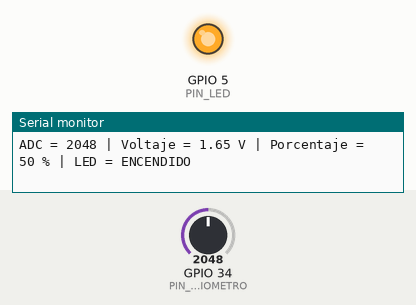
Recording of a sketch running on a simulated ESP32. Parts: output pins drawn as LEDs (lit = HIGH), the last lines printed to the serial monitor. The inputs (shaded band) are chosen by the test bench; at power-on: GPIO 34 (PIN_POTENCIOMETRO) = 2048.

Above: at 1.3 s.
1.4 s: GPIO 34 (PIN_POTENCIOMETRO) set to 2011
At 2.7 s:
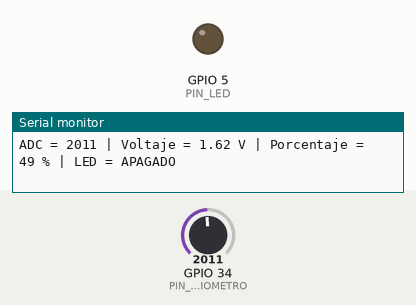
3.0 s: GPIO 34 (PIN_POTENCIOMETRO) set to 2866
At 4.2 s:
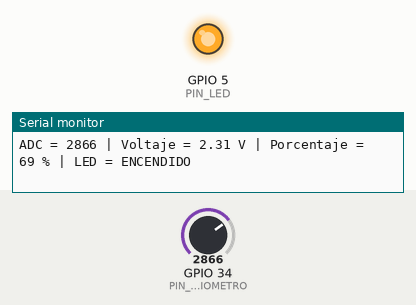
4.5 s: GPIO 34 (PIN_POTENCIOMETRO) set to 2047
At 4.9 s:
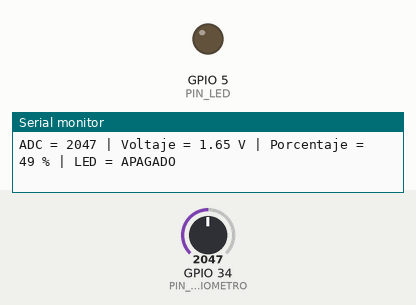
Timing chart, 0 to 7.5 s (numbered marks = the images above; inputs shaded):
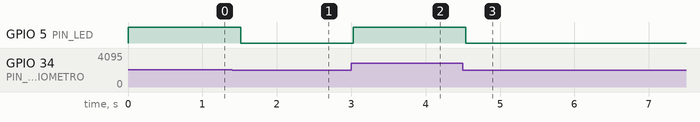

Measured:
- the behaviour switches between 2048 and 2047 on GPIO 34 (PIN_POTENCIOMETRO) (found by bisection; images 0 and 1)
- after the input at 1.4 s, GPIO 5 (PIN_LED): HIGH → LOW after 0.12 s
- after the input at 3.0 s, GPIO 5 (PIN_LED): LOW → HIGH at once
- after the input at 4.5 s, GPIO 5 (PIN_LED): HIGH → LOW at once

The sketch:

etapa_04_potenciometro_led_punteros.ino
```cpp
const int PIN_POTENCIOMETRO = 34;
const int PIN_LED = 5;

const int ADC_MAX = 4095;

const float VREF = 3.3;

const int UMBRAL_LED = 50;

void leerPotenciometro(
    int pin,
    int *valorADC,
    float *voltaje,
    int *porcentaje
) {

    if (
        valorADC == nullptr ||
        voltaje == nullptr ||
        porcentaje == nullptr
    ) {
        return;
    }

    *valorADC = analogRead(pin);

    *voltaje = (*valorADC * VREF) / ADC_MAX;

    *porcentaje =
        (int)((long)(*valorADC) * 100L / ADC_MAX);
}

void decidirEstadoLED(
    int porcentaje,
    int umbral,
    int *estadoLED
) {

    if (estadoLED == nullptr) {
        return;
    }

    if (porcentaje >= umbral) {
        *estadoLED = HIGH;
    } else {
        *estadoLED = LOW;
    }
}

void aplicarEstadoLED(
    int pinLED,
    int estadoLED
) {

    digitalWrite(pinLED, estadoLED);
}

void mostrarDatos(
    int valorADC,
    float voltaje,
    int porcentaje,
    int estadoLED
) {

    Serial.print("ADC = ");
    Serial.print(valorADC);

    Serial.print(" | Voltaje = ");
    Serial.print(voltaje, 2);
    Serial.print(" V");

    Serial.print(" | Porcentaje = ");
    Serial.print(porcentaje);
    Serial.print(" %");

    Serial.print(" | LED = ");

    if (estadoLED == HIGH) {
        Serial.println("ENCENDIDO");
    } else {
        Serial.println("APAGADO");
    }
}

void setup() {

    Serial.begin(9600);

    pinMode(PIN_LED, OUTPUT);
}

void loop() {

    int valorADC = 0;

    float voltaje = 0.0;

    int porcentaje = 0;

    int estadoLED = LOW;

    leerPotenciometro(
        PIN_POTENCIOMETRO,
        &valorADC,
        &voltaje,
        &porcentaje
    );

    decidirEstadoLED(
        porcentaje,
        UMBRAL_LED,
        &estadoLED
    );

    aplicarEstadoLED(
        PIN_LED,
        estadoLED
    );

    mostrarDatos(
        valorADC,
        voltaje,
        porcentaje,
        estadoLED
    );

    delay(500);
}
```
